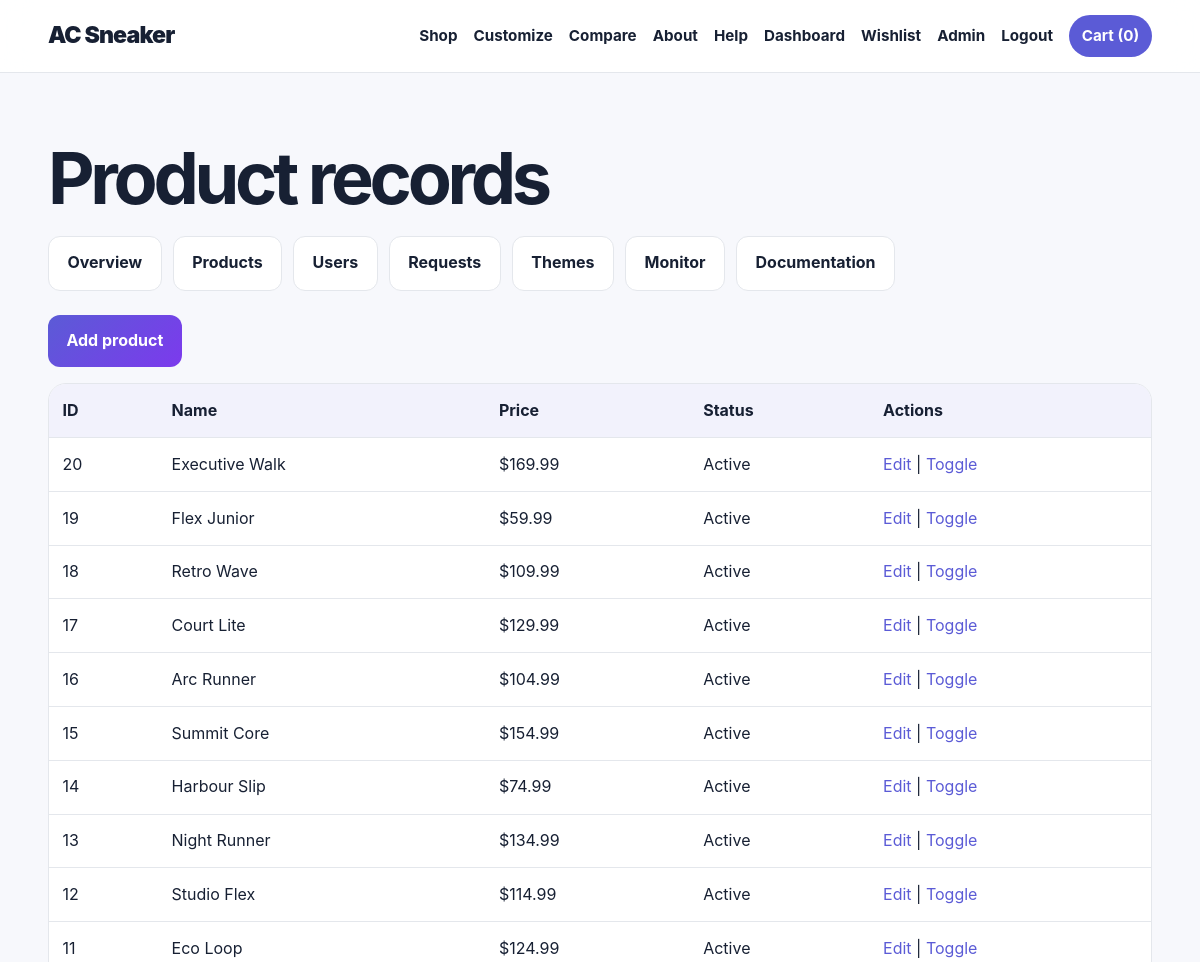
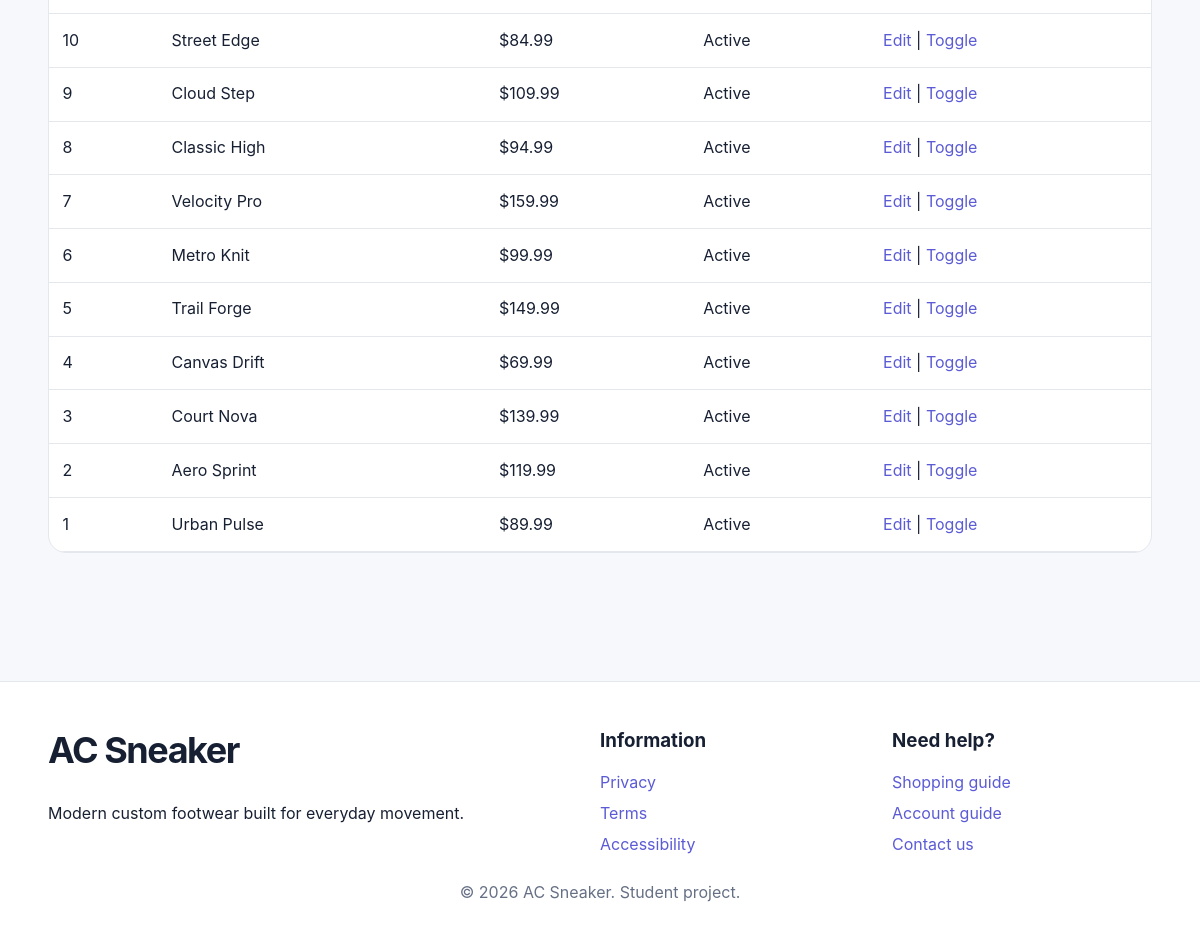
/admin/products.php (signed in), run on the app's committed database (2 pictures, top to bottom).
### tables this page shows
CREATE TABLE products (
 id INT AUTO_INCREMENT PRIMARY KEY,
 name VARCHAR(120) NOT NULL,
 category VARCHAR(80) NOT NULL,
 description TEXT NOT NULL,
 price DECIMAL(10,2) NOT NULL,
 colors VARCHAR(255) NOT NULL,
 sizes VARCHAR(255) NOT NULL,
 image VARCHAR(255) NOT NULL,
 rating DECIMAL(2,1) NOT NULL DEFAULT 4.5,
 active TINYINT(1) NOT NULL DEFAULT 1,
 created_at TIMESTAMP DEFAULT CURRENT_TIMESTAMP
);

### 3340project/includes/functions.php (called while the page is built, shortened)
<?php
function e(?string $value): string {
    return htmlspecialchars($value ?? '', ENT_QUOTES, 'UTF-8');
}
function formatPrice(float $price): string {
    return '$' . number_format($price, 2);
}

### admin/products.php (the view, shortened to what this page needs)
<?php
$pageTitle='Manage Products';require_once __DIR__.'/../config/database.php';require_once __DIR__.'/../includes/functions.php';requireAdmin();
$products=$pdo->query("SELECT * FROM products ORDER BY id DESC")->fetchAll();require __DIR__.'/../includes/header.php';
?><section class="section"><div class="container"><h1>Product records</h1><?php require __DIR__.'/_nav.php';?><p><a class="btn btn-primary" href="<?=BASE_URL?>/admin/product_form.php">Add product</a></p>
<div class="table-wrap"><table><tr><th>ID</th><th>Name</th><th>Price</th><th>Status</th><th>Actions</th></tr><?php foreach($products as $p):?><tr><td><?= (int)$p['id']?></td><td><?=e($p['name'])?></td><td><?=formatPrice((float)$p['price'])?></td><td><?= $p['active']?'Active':'Hidden'?></td><td><a href="<?=BASE_URL?>/admin/product_form.php?id=<?=(int)$p['id']?>">Edit</a> | <a href="?toggle=<?=(int)$p['id']?>">Toggle</a></td></tr><?php endforeach;?></table></div>
</div></section><?php require __DIR__.'/../includes/footer.php'; ?>

### 3340project/assets/css/styles.css (style rules this page uses)
:root { --bg: #f7f8fc; --surface: #ffffff; --text: #172033; --muted: #667085; --primary: #5b5bd6; --primary-2: #7c3aed; --accent: #ffb703; --border: #e4e7ec; --danger: #c62828; --success: #1b7f3a; --shadow: 0 14px 35px rgba(23,32,51,.10); --radius: 18px; --max: 1180px; }
* { box-sizing: border-box; }
html { scroll-behavior: smooth; }
body { margin: 0; font-family: Inter, ui-sans-serif, system-ui, -apple-system, "Segoe UI", sans-serif; color: var(--text); background: var(--bg); line-height: 1.6; }
a { color: var(--primary); text-decoration: none; }
.container { width: min(var(--max), 92%); margin-inline: auto; }
h1,h2,h3 { line-height: 1.15; margin-top: 0; }
h1 { font-size: clamp(2.6rem, 6vw, 5.7rem); letter-spacing: -.06em; margin-bottom: 1rem; }
.btn { display: inline-flex; justify-content: center; align-items: center; padding: .85rem 1.15rem; border-radius: 12px; border: 0; cursor: pointer; font-weight: 750; transition: transform .2s ease, box-shadow .2s ease; }
.btn-primary { background: linear-gradient(135deg, var(--primary), var(--primary-2)); color: white; }
.section { padding: 4rem 0; }
.table-wrap { overflow-x: auto; background: var(--surface); border: 1px solid var(--border); border-radius: var(--radius); }
table { border-collapse: collapse; width: 100%; }
th, td { text-align: left; padding: .85rem; border-bottom: 1px solid var(--border); vertical-align: top; }
th { background: color-mix(in srgb, var(--primary) 8%, var(--surface)); }

### data on the page
products: id "20", name "Executive Walk", price "$169.99", active "Active"
products: id "19", name "Flex Junior", price "$59.99", active "Active"
products: id "18", name "Retro Wave", price "$109.99", active "Active"
products: id "17", name "Court Lite", price "$129.99", active "Active"
products: id "16", name "Arc Runner", price "$104.99", active "Active"
products: id "15", name "Summit Core", price "$154.99", active "Active"
products: id "14", name "Harbour Slip", price "$74.99", active "Active"
products: id "13", name "Night Runner", price "$134.99", active "Active"
products: id "12", name "Studio Flex", price "$114.99", active "Active"
products: id "11", name "Eco Loop", price "$124.99", active "Active"
products: id "10", name "Street Edge", price "$84.99", active "Active"
products: id "9", name "Cloud Step", price "$109.99", active "Active"
products: id "8", name "Classic High", price "$94.99", active "Active"
products: id "7", name "Velocity Pro", price "$159.99", active "Active"
products: id "6", name "Metro Knit", price "$99.99", active "Active"
products: id "5", name "Trail Forge", price "$149.99", active "Active"
products: id "4", name "Canvas Drift", price "$69.99", active "Active"
products: id "3", name "Court Nova", price "$139.99", active "Active"
products: id "2", name "Aero Sprint", price "$119.99", active "Active"
products: id "1", name "Urban Pulse", price "$89.99", active "Active"

### other printed values
cartCount() "0"
